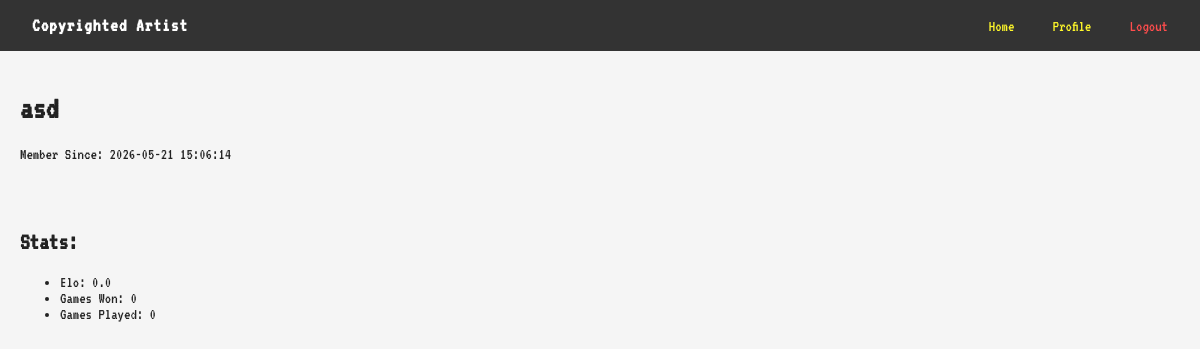
The page /profile (signed in) on the database as committed earlier.
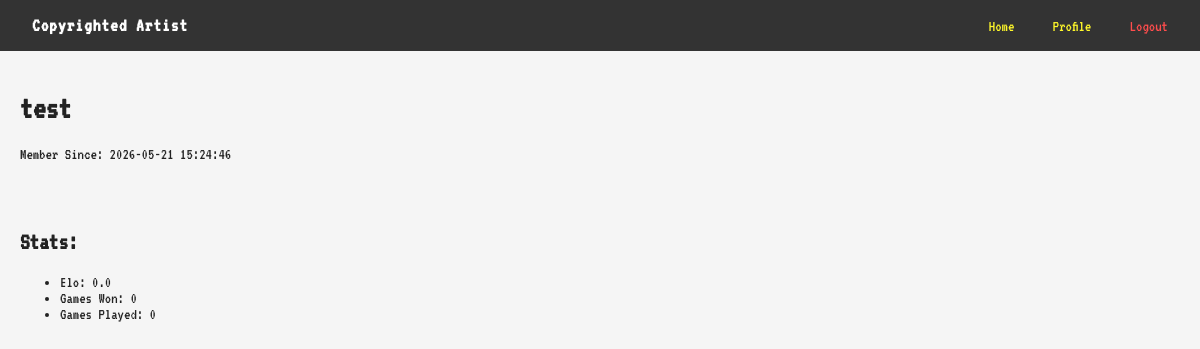
The same page on the database as committed later.
### tables this page shows
CREATE TABLE users
        (id INTEGER PRIMARY KEY AUTOINCREMENT,
        name TEXT NOT NULL COLLATE NOCASE,
        password TEXT NOT NULL,
        created_at TIMESTAMP DEFAULT CURRENT_TIMESTAMP,
        elo REAL,
        games_won INTEGER,
        games_played INTEGER,
        total_placement INTEGER,
        UNIQUE(name));

### __init__.py (the view)
@app.route("/profile", methods=['GET', 'POST'])
def profile():
    user = get_user(session["username"])
    return render_template('profile.html',
                           user = user)

### build_db.py (called while the page is built)
def get_db_connection():
    conn = sqlite3.connect(DB_FILE)
    conn.row_factory = sqlite3.Row
    return conn

def get_user(username):
    conn = get_db_connection()
    c = conn.cursor()
    user = c.execute("SELECT * FROM users WHERE name = ?", (username,)).fetchone()
    conn.close()
    return user

### templates/profile.html (shortened to what this page needs)
{% extends "base.html" %}
{% block content %}
<div class="text-container">
    <h1>{{ user['name'] }}</h1>
    <p>Member Since: {{ user['created_at'] }}</p>
    <br><br>
    <h2>Stats:</h2>
    <ul>
        <li>Elo: {{ user['elo'] }}</li>
        <li>Games Won: {{ user['games_won'] }}</li>
        <li>Games Played: {{ user['games_played'] }}</li>
    </ul>
</div>
{% endblock %}

Rows that differ between the two databases and show on the page:
changed users: name "asd" → "test"; created_at "2026-05-21 15:06:14" → "2026-05-21 15:24:46"
